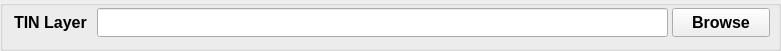
  <widget class="QGroupBox" name="groupBoxOutput">
   <property name="geometry">
    <rect>
     <x>7</x>
     <y>240</y>
     <width>781</width>
     <height>51</height>
    </rect>
   </property>
   <property name="font">
    <font>
     <family>Arial</family>
     <pointsize>11</pointsize>
    </font>
   </property>
   <property name="title">
    <string/>
   </property>
   <widget class="QLabel" name="textLabel1_7">
    <property name="geometry">
     <rect>
      <x>14</x>
      <y>7</y>
      <width>81</width>
      <height>31</height>
     </rect>
    </property>
    <property name="font">
     <font>
      <family>Arial</family>
      <pointsize>12</pointsize>
      <weight>75</weight>
      <bold>true</bold>
     </font>
    </property>
    <property name="text">
     <string>TIN Layer</string>
    </property>
   </widget>
   <widget class="QPushButton" name="pushButtonTINShapeLayerFile">
    <property name="geometry">
     <rect>
      <x>672</x>
      <y>8</y>
      <width>98</width>
      <height>29</height>
     </rect>
    </property>
    <property name="font">
     <font>
      <pointsize>12</pointsize>
      <weight>75</weight>
      <bold>true</bold>
     </font>
    </property>
    <property name="text">
     <string>Browse</string>
    </property>
    <property name="autoDefault">
     <bool>false</bool>
    </property>
   </widget>
   <widget class="QLineEdit" name="lineEditTINShapeLayerFile">
    <property name="geometry">
     <rect>
      <x>97</x>
      <y>8</y>
      <width>571</width>
      <height>29</height>
     </rect>
    </property>
    <property name="font">
     <font>
      <family>Arial</family>
      <pointsize>11</pointsize>
      <weight>75</weight>
      <bold>true</bold>
     </font>
    </property>
   </widget>
  </widget>
